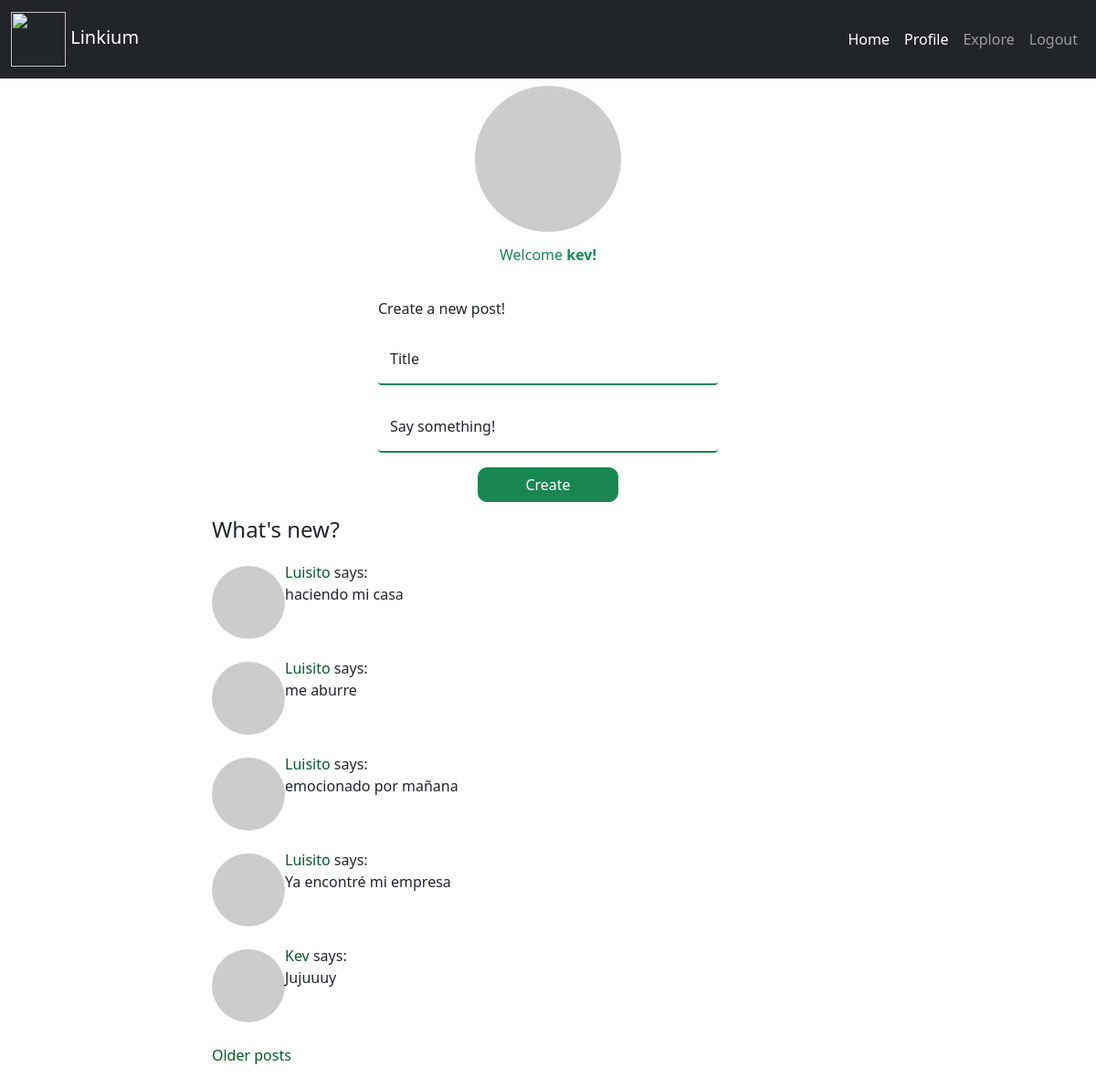
Page /explore (signed in) on the committed database.
### app/models.py (models this page shows, shortened)
class User(db.Model, UserMixin):
    __tablename__ = "users"
    id = db.Column(db.Integer(), primary_key=True)
    username = db.Column(db.String(50), unique=True, index=True)
    email = db.Column(db.String(100), unique=True, index=True)
    password = db.Column(db.String(255))
    posts = db.relationship('Posts', backref='author', lazy='dynamic')
    about_me = db.Column(db.String(255))
    last_seen = db.Column(db.DateTime(), default=datetime.utcnow)
    followed = db.relationship(
        'User', secondary=followers,
        primaryjoin=(followers.c.follower_id == id),
        secondaryjoin=(followers.c.followed_id == id),
        backref=db.backref('followers', lazy='dynamic'), lazy='dynamic')
    def avatar(self, size):
        digest = md5(self.email.lower().encode("utf-8")).hexdigest()
        return 'https://www.gravatar.com/avatar/{}?d=identicon&s={}'.format(
            digest, size)
    @login.user_loader
    def load_user(id):
        return User.query.get(int(id))

class Posts(db.Model):
    __tablename__= "posts"
    id = db.Column(db.Integer(), primary_key=True)
    title = db.Column(db.String(200))
    body = db.Column(db.String(255))
    timestamp = db.Column(db.DateTime(), index=True, default=datetime.utcnow)
    user_id = db.Column(db.Integer(), db.ForeignKey("users.id"))

### app/routes.py (the view)
@app.route('/explore')
@login_required
def explore():
    form = NewPostForm()
    page = request.args.get('page', 1, type=int)
    posts = Posts.query.order_by(Posts.timestamp.desc()).paginate(
        page, app.config['POSTS_PER_PAGE'], False)
    next_url = url_for('explore', page=posts.next_num) \
        if posts.has_next else None
    prev_url = url_for('explore', page=posts.prev_num) \
        if posts.has_prev else None
    return render_template("index.html", title='Home', posts=posts.items, form=form, next_url=next_url, prev_url=prev_url)

### app/forms.py
class NewPostForm(FlaskForm):
    title = StringField(label="Title", validators=[DataRequired()])
    body = TextAreaField(label="Say something!", validators=[DataRequired(), Length(min=1, max=255)])
    submit = SubmitField('Create')

### app/routes.py (called while the page is built)
@app.before_request
def before_request():
    if current_user.is_authenticated:
        current_user.last_seen = datetime.utcnow()
        db.session.commit()

### app/templates/index.html (shortened to what this page needs)
{% extends "base.html" %}
{% block content %}
    <div class="row">
        <div class="col">
                <img src="{{ current_user.avatar(128) }}" class="mt-2 avatar rounded-circle" alt="...">
                <div class="text-center m-3 text-success">
                    <h6>Welcome <strong> {{ current_user.username }}!</strong></h6>
                </div>
            <div class="d-grid gap-2 col-4 mx-auto">
                <h6 class="mt-4">Create a new post!</h6>
                <form action="" method="post">
                    <div class="form-floating mb-3">
                        {{ form.title(class='form-control border-0 border-bottom border border-2 border-success', placeholder='type a title') }}
                        <label for="floatingInput">Title</label>
                    </div>
                    <div class="form-floating">
                        {{ form.body(class='form-control border-0 border-bottom border border-2 border-success', placeholder='type a title', style='resize:none;') }}
                        <label for="floatingPassword">Say something!</label>
                    </div>
                    <div class="d-grid gap-2 col-6 mx-auto">
                        {{ form.submit(class='btn btn-success btn-create') }}
                      </div>
                </form>
            </div>
        </div>
    </div>
    <div class="row">
        <div class="col-lg-6 offset-lg-2">
            <h4>What's new?</h4>
            {% for post in posts %}
                <div class="post-container">
                    <div class="post-thumb-post"><img class="rounded-circle" src="{{ post.author.avatar(36) }}" /></div>
                    <div class="post-content">
                        <td><a class="nav-profile" href="{{ url_for('profile', username=post.author.username) }}">
                            {{ post.author.username }}</a> says:<br>{{ post.body }}</td>
                    </div>
                </div>
            {% endfor %}
            <div class="mt-4 mb-4">
                {% if next_url %}
                <a class="nav-posts" href="{{ next_url }}">Older posts</a>
                {% endif %}
            </div>
        </div>
    </div>
{% endblock %}

### app/templates/index.html (style rules this page uses)
.avatar { height: 10rem; width: 10rem; display: block; margin: auto; }
.btn-create { margin: 1rem; border-radius: 10px; }
.post-container { margin: 20px 20px 0 0; overflow: auto; }
.post-thumb-post { float: left; }
.post-thumb-post img { display: block; margin-top: 5px; }
.post-content { margin-left: 50px; }
.nav-profile { text-decoration: none; color: rgb(10, 88, 45); text-transform: capitalize; transition: transform 0.2s ease-in-out; }
.nav-posts { text-decoration: none; color: rgb(10, 88, 45); transition: transform 0.2s ease-in-out; margin: 30px 30px 30px 0; }

### rows in the picture
User: username "kev"
Posts: author.username "Luisito", body "haciendo mi casa"
Posts: author.username "Luisito", body "me aburre"
Posts: author.username "Luisito", body "emocionado por mañana"
Posts: author.username "Luisito", body "Ya encontré mi empresa"
Posts: author.username "Kev", body "Jujuuuy"
